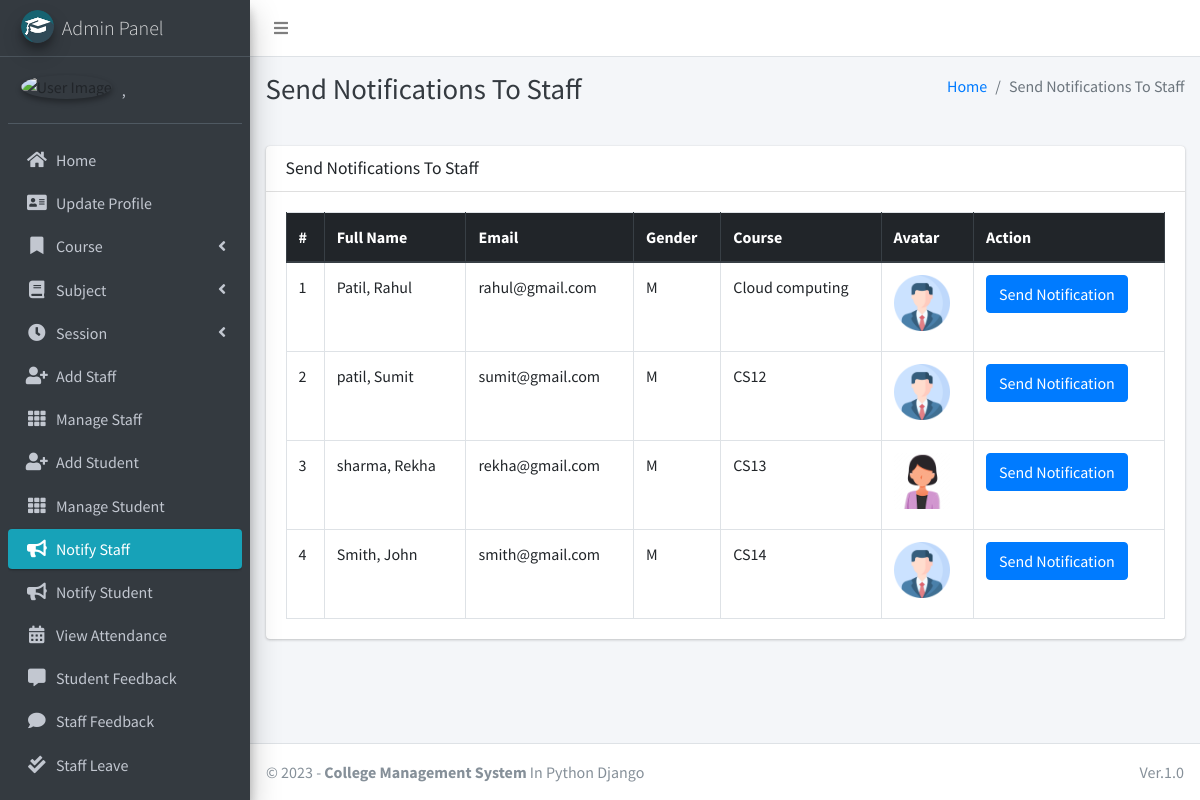
The page /admin_notify_staff (signed in) on the database its author committed.
### main_app/models.py (models this page shows, shortened)
class CustomUser(AbstractUser):
    USER_TYPE = ((1, "HOD"), (2, "Staff"), (3, "Student"))
    GENDER = [("M", "Male"), ("F", "Female")]
    username = None  # Removed username, using email instead
    email = models.EmailField(unique=True)
    user_type = models.CharField(default=1, choices=USER_TYPE, max_length=1)
    gender = models.CharField(max_length=1, choices=GENDER)
    profile_pic = models.ImageField()
    address = models.TextField()
    fcm_token = models.TextField(default="")  # For firebase notifications
    created_at = models.DateTimeField(auto_now_add=True)
    updated_at = models.DateTimeField(auto_now=True)
    USERNAME_FIELD = "email"
    REQUIRED_FIELDS = []
    objects = CustomUserManager()
    def __str__(self):
        return self.last_name + ", " + self.first_name

class Staff(models.Model):
    course = models.ForeignKey(Course, on_delete=models.DO_NOTHING, null=True, blank=False)
    admin = models.OneToOneField(CustomUser, on_delete=models.CASCADE)

class Course(models.Model):
    name = models.CharField(max_length=120)
    created_at = models.DateTimeField(auto_now_add=True)
    updated_at = models.DateTimeField(auto_now=True)

### main_app/hod_views.py (the view)
# urls.py: path("admin_notify_staff", hod_views.admin_notify_staff,
def admin_notify_staff(request):
    staff = CustomUser.objects.filter(user_type=2)
    context = {
        'page_title': "Send Notifications To Staff",
        'allStaff': staff
    }
    return render(request, "hod_template/staff_notification.html", context)

### main_app/templates/hod_template/staff_notification.html (shortened to what this page needs)
{% extends 'main_app/base.html' %}
{% load static %}
{% block page_title %}{{page_title}}{% endblock page_title %}
{% block content %}
<section class="content">
    <div class="container-fluid">
        <div class="row">
            <div class="col-md-12">
                <div class="card">
                    <div class="card-header">
                        <h3 class="card-title">{{page_title}}</h3>
                    </div>
                    <div class="card-body">
                        <table id="example2" class="table table-bordered table-hover">
                            <thead class="thead-dark">
                                <tr>
                                    <th>#</th>
                                    <th>Full Name</th>
                                    <th>Email</th>
                                    <th>Gender</th>
                                    <th>Course</th>
                                    <th>Avatar</th>
                                    <th>Action</th>
                                </tr>
                            </thead>
                            <tbody>
                                {% for staff in allStaff %}
                                <tr>
                                    <td>{{ forloop.counter }}</td>
                                    <td>{{staff.last_name}}, {{staff.first_name}}</td>
                                    <td>{{staff.email}}</td>
                                    <td>{{staff.gender}}</td>
                                    <td>{{staff.staff.course.name}}</td>
                                    <td>
                                        {% if staff.profile_pic == ""  %}
                                        No Image
                                        {% else %}
                                        <img class="img img-fluid mb-2" height="56" width="56"
                                            src="{{staff.profile_pic}}" alt="">
                                        {% endif %}
                                    </td>
                                    <td><button data-toggle = "modal" data-target = "#myModal"class="btn btn-primary show_notification" value="{{staff.id}}">Send Notification</button>
                                    </td>
                                </tr>
                                {% endfor %}
                            </tbody>
                        </table>
                    </div>
                </div>
            </div>
        </div>
    </div>
</section>
{% endblock content %}

### main_app/templates/main_app/base.html (shortened to what this page needs)
{% load static %}
<!DOCTYPE html>
<html>
<head>
    <link rel="stylesheet" href="{% static 'plugins/fontawesome-free/css/all.min.css'%} ">
    <link rel="stylesheet" href="https://code.ionicframework.com/ionicons/2.0.1/css/ionicons.min.css">
    <link rel="stylesheet"
        href="{% static 'plugins/tempusdominus-bootstrap-4/css/tempusdominus-bootstrap-4.min.css'%} ">
    <link rel="stylesheet" href="{% static 'plugins/icheck-bootstrap/icheck-bootstrap.min.css'%} ">
    <link rel="stylesheet" href="{% static 'dist/css/adminlte.min.css'%} ">
    <link rel="stylesheet" href="{% static 'plugins/overlayScrollbars/css/OverlayScrollbars.min.css'%} ">
    <link rel="stylesheet" href="{% static 'plugins/daterangepicker/daterangepicker.css'%} ">
</head>
<body class="hold-transition sidebar-mini layout-fixed">
    <div class="wrapper">
        <nav class="main-header navbar navbar-expand navbar-white navbar-light">
            <ul class="navbar-nav">
                <li class="nav-item">
                    <a class="nav-link" data-widget="pushmenu" href="#"><i class="fas fa-bars"></i></a>
                </li>
            </ul>
        </nav>
        {% include "main_app/sidebar_template.html" with user=user %}
        <div class="content-wrapper">
            <div class="content-header">
                <div class="container-fluid">
                    <div class="row mb-2">
                        <div class="col-sm-6">
                            <h1 class="m-0 text-dark">{% block page_title %}{% endblock page_title %}</h1>
                        </div>
                        <div class="col-sm-6">
                            <ol class="breadcrumb float-sm-right">
                                <li class="breadcrumb-item"><a href="#">Home</a></li>
                                <li class="breadcrumb-item active">{{ page_title }}</li>
                            </ol>
                        </div>
                    </div>
                </div>
            </div>
<section class="content">
    <div class="container-fluid">
        <div class="row">
            <div class="col-md-12">
            </div></div></div></section>
            {% block content %}
            {% endblock content %}
        </div>
        {% include "main_app/footer.html" %}
    </div>
</body>
</html>

### main_app/templates/main_app/sidebar_template.html (shortened to what this page needs)
{% load static %}
<aside class="main-sidebar sidebar-dark-info elevation-4">
    {% if request.user.user_type == '1' %}
    <a href="{% url 'admin_home' %}" class="brand-link">
        <img src="{% static 'dist/img/cmsl.png' %} " alt="AdminLTE Logo"
            class="brand-image img-circle elevation-3" >
        <span class="brand-text font-weight-light">Admin Panel</span>
    </a>
    <div class="sidebar">
        <div class="user-panel mt-3 pb-3 mb-3 d-flex">
            <div class="image">
                <img src="{{ request.user.profile_pic}}" class="img-circle elevation-2" alt="User Image">
            </div>
            <div class="info">
                <a href="#" class="d-block">{{user}}</a>
            </div>
        </div>
        <nav class="mt-2">
            <ul class="nav nav-pills nav-sidebar flex-column" data-widget="treeview" role="menu" data-accordion="false">
                <li class="nav-item">
                    {% url 'admin_home' as admin_home %}
                    <a href="{{admin_home}}" class="nav-link {% if admin_home == request.path %} active {% endif %}">
                        <i class="nav-icon fas fa-home"></i>
                        <p>
                            Home
                        </p>
                    </a>
                </li>
                <li class="nav-item">
                    {% url 'admin_view_profile' as admin_view_profile %}
                    <a href="{{admin_view_profile}}"
                        class="nav-link {% if admin_view_profile == request.path %} active {% endif %}">
                        <i class="nav-icon fas fa-address-card"></i>
                        <p>
                            Update Profile
                        </p>
                    </a>
                </li>
                <li class="nav-item has-treeview">
                    <a href="#" class="nav-link">
                        <i class="nav-icon fas fa-bookmark"></i>
                        <p>
                            Course
                            <i class="fas fa-angle-left right"></i>
                        </p>
                    </a>
                </li>
                <li class="nav-item has-treeview">
                    <a href="#" class="nav-link">
                        <i class="nav-icon fas fa-book"></i>
                        <p>
                            Subject
                            <i class="fas fa-angle-left right"></i>
                        </p>
                    </a>
                </li>
                <li class="nav-item has-treeview">
                    <a href="#" class="nav-link">
                        <i class="nav-icon fas fa-clock"></i>
                        <p>
                            Session
                            <i class="fas fa-angle-left right"></i>
                        </p>
                    </a>
                </li>
                <li class="nav-item">
                    {% url 'add_staff' as add_staff %}
                    <a href="{{add_staff}}" class="nav-link {% if add_staff == request.path %} active {% endif %}">
                        <i class="nav-icon fas fa-user-plus"></i>
                        <p>
                            Add Staff
                        </p>
                    </a>
                </li>
                <li class="nav-item">
                    {% url 'manage_staff' as manage_staff %}
                    {% url 'edit_staff' staff_id as edit_staff %}
                    <a href="{{manage_staff}}"
                        class="nav-link {% if manage_staff == request.path or request.path == edit_staff %} active {% endif %}">
                        <i class="nav-icon fas fa-th"></i>
                        <p>
                            Manage Staff
                        </p>
                    </a>
                </li>
                <li class="nav-item">
                    {% url 'add_student' as add_student%}
                    <a href="{{add_student}}" class="nav-link  {% if add_student == request.path %} active {% endif %}">
                        <i class="nav-icon fas fa-user-plus"></i>
                        <p>
                            Add Student
                        </p>
                    </a>
                </li>
                <li class="nav-item">
                    {% url 'manage_student' as manage_student %}
                    {% url 'edit_student' student_id as edit_student %}
                    <a href="{{manage_student}}"
                        class="nav-link  {% if edit_student == request.path or manage_student == request.path %} active {% endif %}">
                        <i class="nav-icon fas fa-th"></i>
                        <p>
                            Manage Student
                        </p>
                    </a>
                </li>
                <li class="nav-item">
                    {% url 'admin_notify_staff' as admin_notify_staff %}
                    <a href="{{admin_notify_staff}}"
                        class="nav-link {% if admin_notify_staff == request.path %} active {% endif %}">
                        <i class="nav-icon fas fa-bullhorn"></i>
                        <p>
                            Notify Staff
                        </p>
                    </a>
                </li>
                <li class="nav-item">
                    {% url 'admin_notify_student' as admin_notify_student %}
                    <a href="{{admin_notify_student}}"
                        class="nav-link {% if admin_notify_student == request.path %} active {% endif %}">
                        <i class="nav-icon fas fa-bullhorn"></i>
                        <p>
                            Notify Student
                        </p>
                    </a>
                </li>
                <li class="nav-item">
                    {% url 'admin_view_attendance' as admin_view_attendance %}
                <li class="nav-item">
                    <a href="{{admin_view_attendance}}"
                        class="nav-link  {% if admin_view_attendance == request.path %} active {% endif %}">
                        <i class="nav-icon fas fa-calendar-alt"></i>
                        <p>
                            View Attendance
                        </p>
                    </a>
                </li>
                <li class="nav-item">
                    {% url 'student_feedback_message' as student_feedback_message %}
                    <a href="{{ student_feedback_message }}"
                        class="nav-link  {% if student_feedback_message == request.path %} active {% endif %}">
                        <i class="nav-icon fas fa-comment-alt"></i>
                        <p>
                            Student Feedback
                        </p>
                    </a>
                </li>
                <li class="nav-item">
                    {% url 'staff_feedback_message' as staff_feedback_message %}
                    <a href="{{staff_feedback_message}}"
                        class="nav-link   {% if staff_feedback_message == request.path %} active {% endif %}">
                        <i class="nav-icon fas fa-comment"></i>
                        <p>
                            Staff Feedback
                        </p>
                    </a>
                </li>
                <li class="nav-item">
                    {% url 'view_staff_leave' as view_staff_leave %}
                    <a href="{{view_staff_leave}}"
                        class="nav-link  {% if view_staff_leave == request.path %} active {% endif %}">
                        <i class="nav-icon fas fa-check-double"></i>
                        <p>
                            Staff Leave
                        </p>
                    </a>
                </li>
                <li class="nav-item">
                    {% url 'view_student_leave' as view_student_leave %}
                    <a href="{% url 'view_student_leave' %}"
                        class="nav-link  {% if view_student_leave == request.path %} active {% endif %}">
                    </a>
                </li>
                                        {% endif %}
                                    </ul>
                                </nav>
                            </div>
</aside>

### main_app/templates/main_app/footer.html
<footer class="main-footer">
    &copy; {% now "Y" %} - <strong>College Management System</strong>
    In Python Django
    <div class="float-right d-none d-sm-inline-block">
       Ver.1.0
    </div>
</footer>

### rows shown on the page
CustomUser: last_name+first_name ","
CustomUser: last_name "Patil", first_name "Rahul", email "rahul@gmail.com", gender "M", staff.course.name "Cloud computing", profile_pic (picture)
CustomUser: last_name "patil", first_name "Sumit", email "sumit@gmail.com", gender "M", staff.course.name "CS12", profile_pic (picture)
CustomUser: last_name "sharma", first_name "Rekha", email "rekha@gmail.com", gender "M", staff.course.name "CS13", profile_pic (picture)
CustomUser: last_name "Smith", first_name "John", email "smith@gmail.com", gender "M", staff.course.name "CS14", profile_pic (picture)

### other values the page prints
{{ page_title }} "Send Notifications To Staff"
